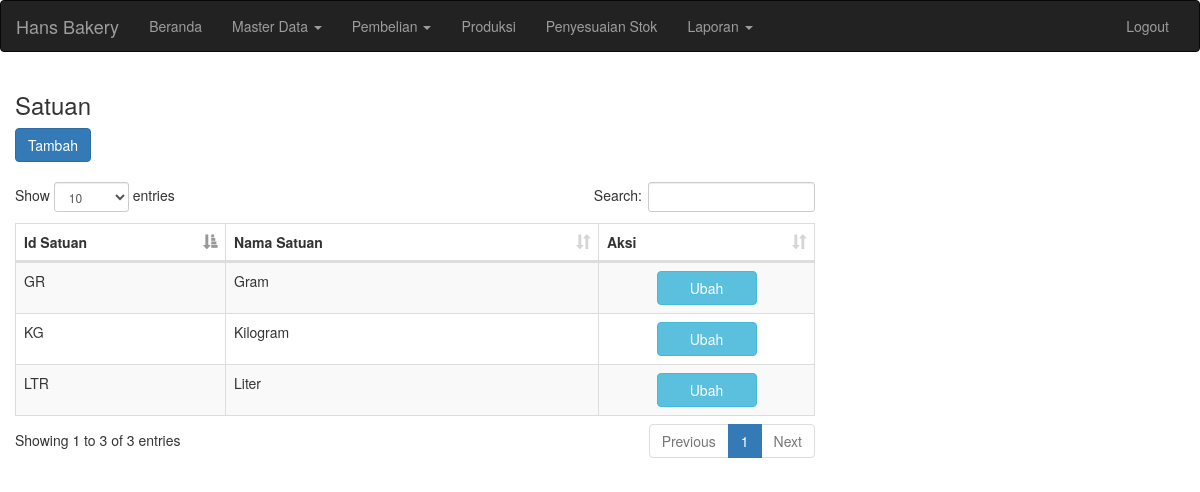
/satuan.php (signed in), run on the app's committed database.
### tables this page shows
CREATE TABLE `satuan` (
  `id_satuan` varchar(10) NOT NULL,
  `nama_satuan` varchar(50) NOT NULL,
  PRIMARY KEY (`id_satuan`)
);

### satuan.php (the view, shortened to what this page needs)
<!doctype html>
<html lang="en">
<head>
	<?php include("head.php"); ?>
</head>
<body>
	<?php include("header.php"); ?>
	<div class="content container-fluid">
		<h3>Satuan</h3>
		<a href="satuan_tambah.php" class="btn btn-primary" >Tambah</a>
		<br/>
		<br/>
		<div  style="width: 800px;">
			<table class="table table-bordered table-striped table-hover table-sort">
				<thead>
					<tr>
						<th style="width: 200px;">Id Satuan</th>
						<th style="width: 400px;">Nama Satuan</th>
						<th style="width: 200px;">Aksi</th>
					</tr>
				</thead>
				<?php
					$query = "select * from satuan";
					$result = mysql_query($query);
					while($row = mysql_fetch_array($result))
					{
				?>
					<tr>
						<td><?php echo $row["id_satuan"]; ?></td>
						<td><?php echo $row["nama_satuan"]; ?></td>
						<td>
							<a href="satuan_ubah.php?id_satuan=<?php echo $row["id_satuan"]; ?>" style="width:100px "  class="btn btn-info center-block">Ubah</a>
						</td>
					</tr>
				<?php
					}
				?>
			</table>
		</div>
	</div>
</body>
</html>

### data on the page
satuan: id_satuan "GR", nama_satuan "Gram"
satuan: id_satuan "KG", nama_satuan "Kilogram"
satuan: id_satuan "LTR", nama_satuan "Liter"
